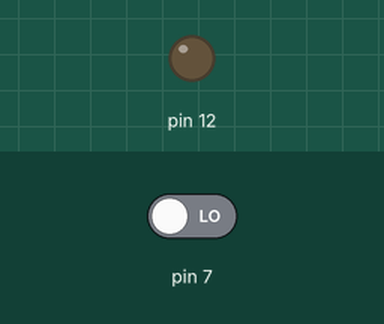
This sketch was run on a simulated Arduino Uno, built with avr-gcc and run on an emulated ATmega328P. Shown: output pins drawn as LEDs (lit = HIGH). The inputs (shaded band) are chosen by the test bench; at power-on: pin 7 LOW.

Above: at 1.2 s.
1.3 s: pin 7 driven HIGH
At 1.8 s:
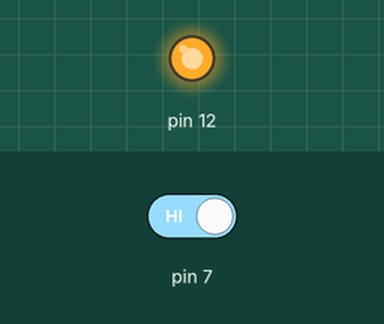
2.8 s: pin 7 driven LOW
At 4.2 s:
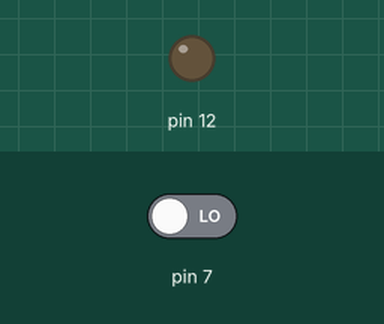
Timing chart, 0 to 5.8 s (numbered marks = the images above; inputs shaded):
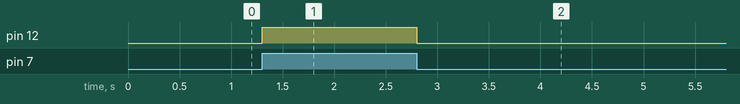

The sketch:

sketch_button.ino
```cpp
void setup() {
  // put your setup code here, to run once:
  pinMode(12,OUTPUT);
  pinMode(7,INPUT);
}

void loop() {
  // put your main code here, to run repeatedly:
  if(digitalRead(7) == HIGH){
    digitalWrite(12,HIGH);
  }
  else {
    digitalWrite(12,LOW);
  }
}
```

Measured:
- after the input at 1.3 s, pin 12: LOW → HIGH at once
- after the input at 2.8 s, pin 12: HIGH → LOW at once
